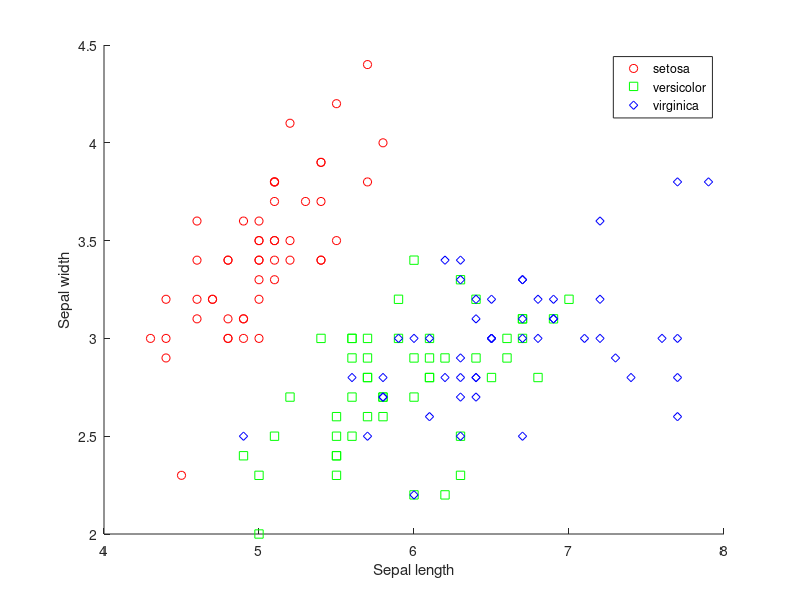

This figure's MATLAB source: (Note: this script raises an error after producing the figure.)
%データの読み込み
load fisheriris
figure, gscatter(meas(:,1), meas(:,2), species, 'rgb', 'osd');
xlabel('Sepal length');
ylabel('Sepal width');

%ニューラルネットワークによる分類
rng("default");
Mdl = fitcnet(meas(:,1:2), species, "IterationLimit", 10);
testError = loss(Mdl, meas(:,1:2), species, "LossFun", "classiferror")

%0-1
norm_meas = normalize(meas, 1, 'range', [0 1]);
Mdl = fitcnet(meas(:,1:2), species, "IterationLimit", 10);
testError = loss(Mdl, meas(:,1:2), species, "LossFun", "classiferror")

%-1-1
norm_meas = normalize(meas, 1, 'range', [-1 1]);
Mdl = fitcnet(meas(:,1:2), species, "IterationLimit", 10);
testError = loss(Mdl, meas(:,1:2), species, "LossFun", "classiferror")

%z-score
norm_meas = normalize(meas, 1, 'zscore');
Mdl = fitcnet(meas(:,1:2), species, "IterationLimit", 10);
testError = loss(Mdl, meas(:,1:2), species, "LossFun", "classiferror");